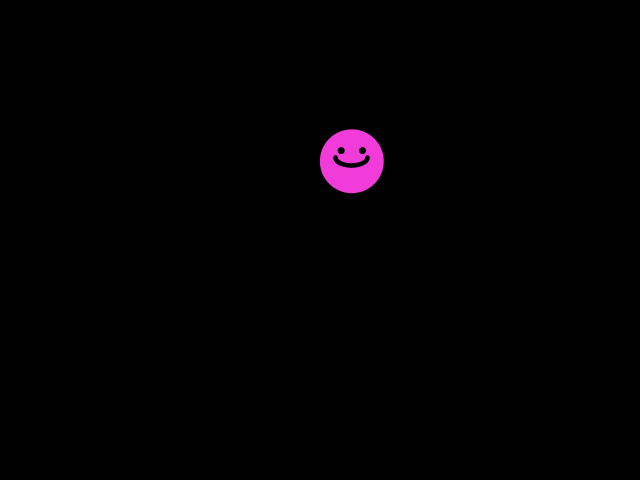
Frame 1 (no input)
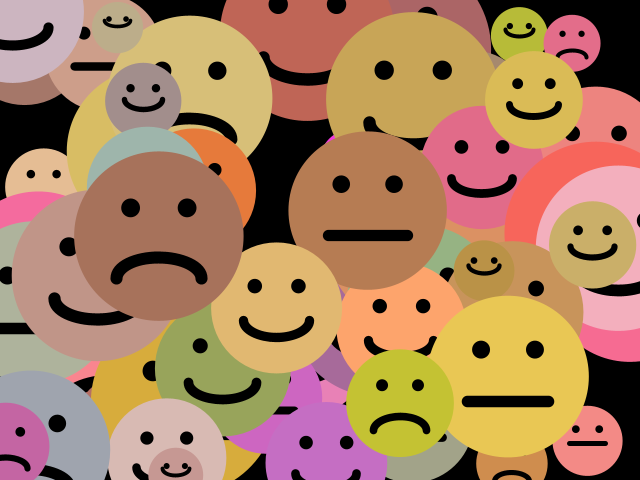
Frame 60 (the mouse pressed at the canvas centre just before this capture)
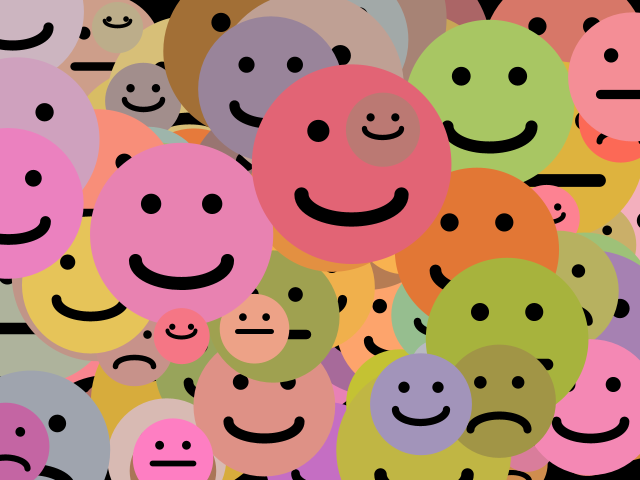
Frame 120 (the mouse held since frame 60 and released just before this capture)

The Processing sketch that drew these frames (run headless with seeded random() and noise(); from frame 60 on, the mouse is pressed at the canvas centre):

// Processing sketch: variablePractice
// ── variablePractice.pde
float faceX = random(width);
float faceY = random(height);
float r = random(255);
float g = random(255);
float b = random(255);
float faceSize = random(50, 200);
float eyeY = faceY - faceSize / 6;
float eyeXBetween = faceSize / 6;
float eyeSize = faceSize / 9;
float expression = random(4);
float faceStroke = faceSize / 14;
float mouthY = faceY + faceSize / 4;

void setup() {
  size(640, 480);
  background(0);
  frameRate(10);
  //colorMode(HSB);
}

void mousePressed() {
  background(0);
}

void draw() {

  //얼굴
  noStroke();
  fill(r, g, b);
  faceX = random(width);
  faceY = random(height);
  faceSize = random(50, 200);
  r = random(150, 255);
  g = random(100, 200);
  b = random(50, 200);

  eyeY = faceY - faceSize / 6;
  eyeXBetween = faceSize / 6;
  eyeSize = faceSize / 9;
  circle(faceX, faceY, faceSize);

  //눈
  fill(0);
  circle(faceX - eyeXBetween, eyeY, eyeSize);
  circle(faceX + eyeXBetween, eyeY, eyeSize);

  //입
  mouthY = faceY + faceSize / 4;
  stroke(0);

  faceStroke = faceSize / 14;
  strokeWeight(faceStroke);
  noFill();


  expression = random(4);
  if (expression < 2) { 
    //웃는 표정
    arc(faceX, mouthY - 20, faceSize / 2, faceSize / 4, 0, PI);
  } else if (expression < 3) {
    //슬픈 표정
    arc(faceX, mouthY, faceSize / 2, faceSize / 4, PI, TWO_PI);
  } else {
    //무표정
    line(faceX - faceSize / 4, mouthY - 15, faceX + faceSize / 4, mouthY - 15);
  }
}
